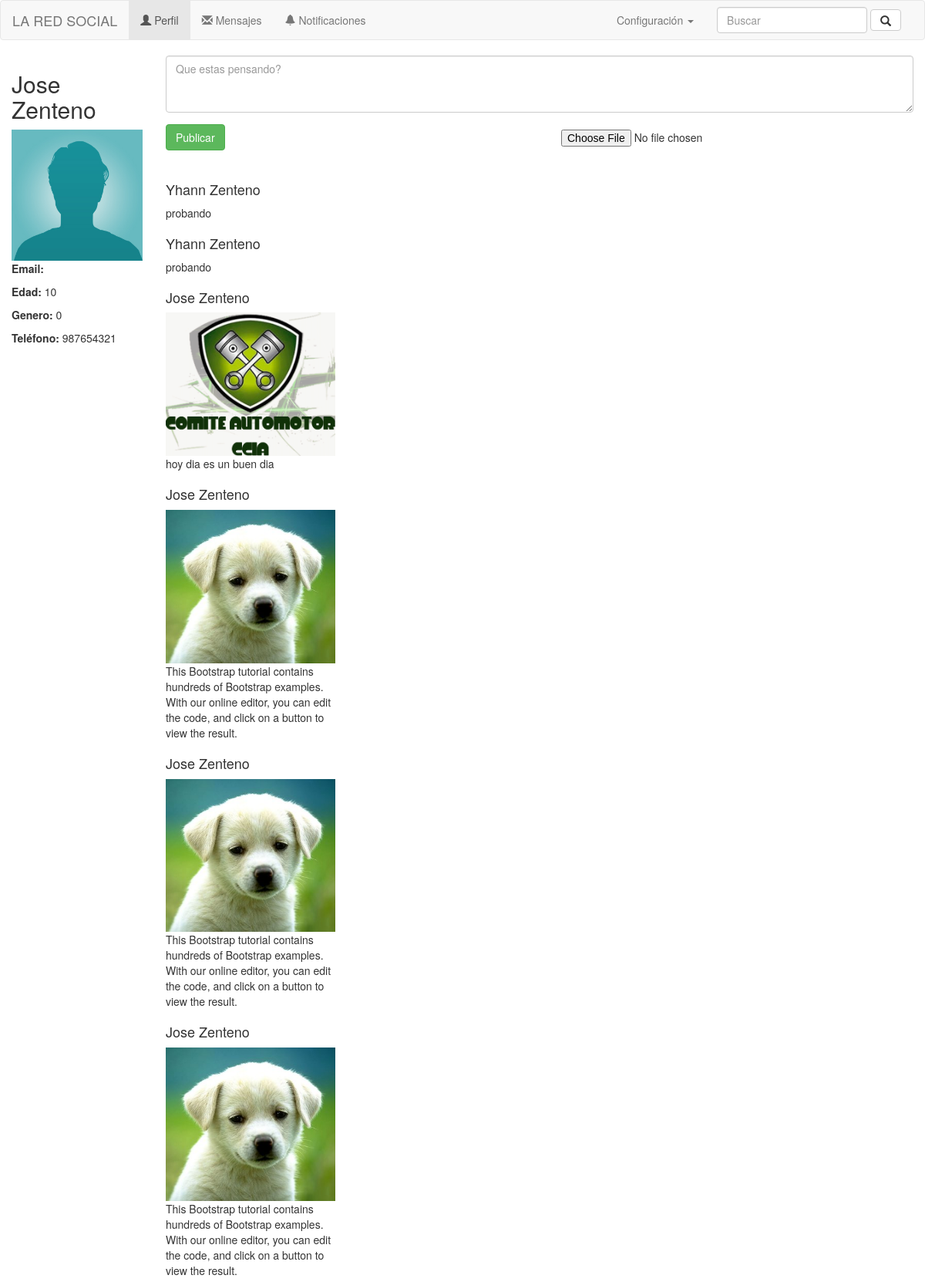
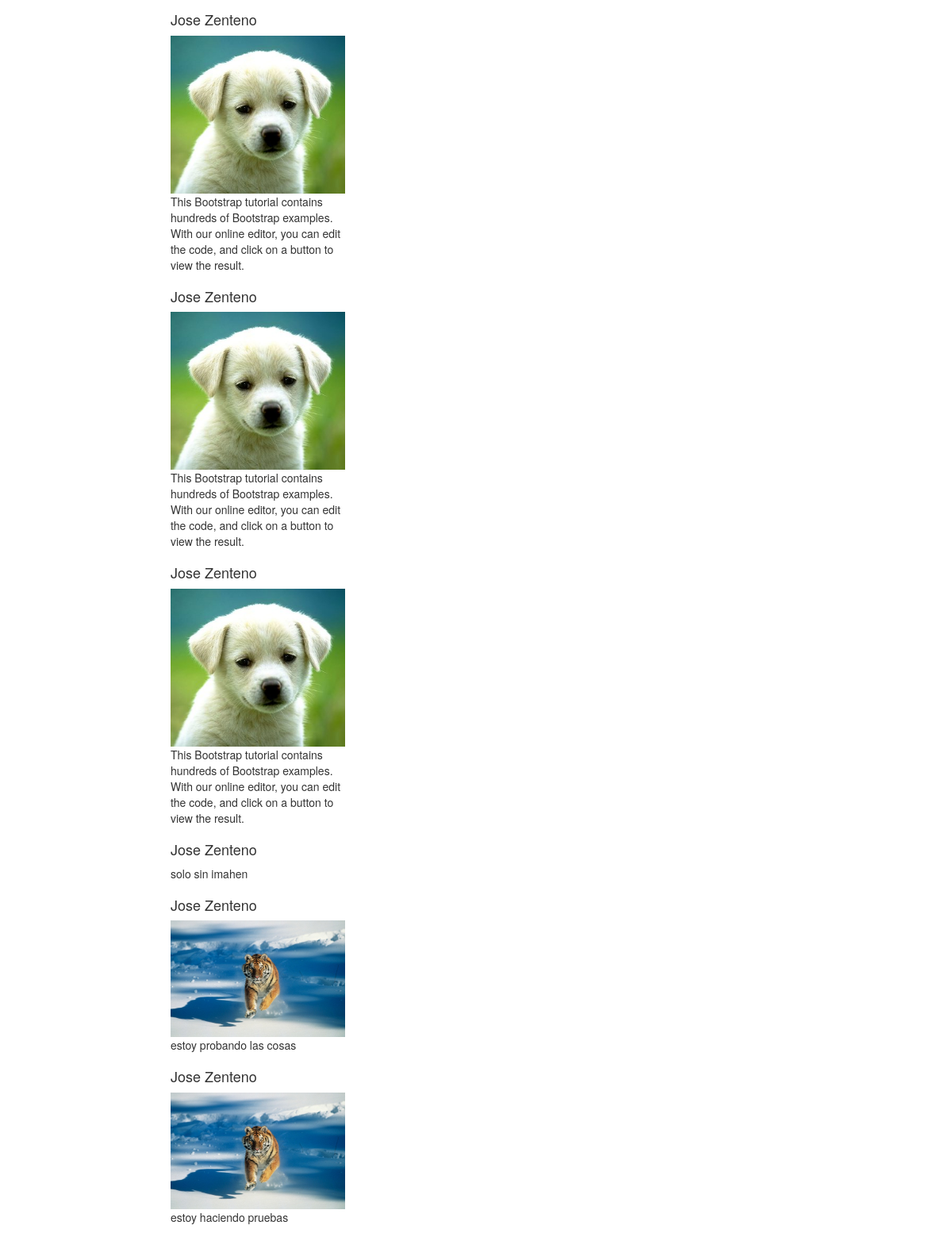
The page /index.php (signed in) on the database its author committed (2 pictures, top to bottom).
### tables this page shows
CREATE TABLE IF NOT EXISTS `publicaciones` (
  `id` int(11) NOT NULL AUTO_INCREMENT,
  `user` int(11) NOT NULL,
  `fecha` datetime NOT NULL,
  `contenido` text NOT NULL,
  `imagen` varchar(200) NOT NULL,
  `comentarios` int(11) NOT NULL,
  PRIMARY KEY (`id`)
);

CREATE TABLE IF NOT EXISTS `usuario` (
  `id` int(10) NOT NULL AUTO_INCREMENT,
  `nombre` varchar(100) NOT NULL,
  `apellido` varchar(100) NOT NULL,
  `user` varchar(15) NOT NULL,
  `password` varchar(20) NOT NULL,
  `email` varchar(100) DEFAULT NULL,
  `edad` int(10) DEFAULT NULL,
  `genero` int(1) DEFAULT NULL,
  `telefono` varchar(50) DEFAULT NULL,
  `estado` int(1) NOT NULL,
  `fecha_ing` datetime NOT NULL,
  `avatar` varchar(50) NOT NULL DEFAULT 'default.jpg',
  PRIMARY KEY (`id`)
);

### publicaciones.php (the view, shortened to what this page needs)
<?php
require_once("bd_config.php");
$vistas = mysqli_query($conexion, "SELECT * from publicaciones order by id DESC");
while($lista = mysqli_fetch_array($vistas)){
    $userid = mysql_real_escape_string($lista['user']);
    $usuario = mysqli_query($conexion, "SELECT * from usuario where id = '$userid'");
    $us = mysqli_fetch_array($usuario);
?>
<div class="row">
    <div class="col-md-3">
        <h4><?php echo $us['nombre'].' '.$us['apellido']; ?></h4>
        <?php
        if(!empty($lista['imagen'])){
            ?>
            <img src="publicaciones/<?php echo $lista['imagen']; ?>" alt="" width="100%">
        <?php
        }
        ?>
        <p><?php echo $lista['contenido']; ?></p>
    </div>
    <div class="col-md-9">
    </div>
</div>
<?php
}
?>

### index.php (shortened to what this page needs)
<?php
require_once("bd_config.php");
?>
<html>
<head>
	<link rel="stylesheet" type="text/css" href="css/bootstrap.min.css">
</head>
<body>
    <nav class="navbar navbar-default">
	  <div class="container-fluid">
	    <div class="navbar-header">
	      <a class="navbar-brand" href="index.php">LA RED SOCIAL</a>
	    </div>
        <ul class="nav navbar-nav">
            <li class="active"><a href="buscar.php?id=<?php echo $_SESSION['id'] ?>"><span class="glyphicon glyphicon-user"></span> Perfil <span class="sr-only">(current)</span></a></li>
            <li><a href="#"><span class="glyphicon glyphicon-envelope"></span> Mensajes</a></li>
            <li><a href="#"><span class="glyphicon glyphicon-bell"></span> Notificaciones</a></li>
          </ul>
	    <div class="collapse navbar-collapse" id="bs-example-navbar-collapse-1">
	      <form method="post" class="navbar-form navbar-right">
	        <div class="form-group">
	          <input type="text" name="nombresApellido" class="form-control" placeholder="Buscar">
	        </div>
	        <button type="submit" name="buscar" class="btn btn-default"><span class="glyphicon glyphicon-search"></span></button>
	      </form>
	      <ul class="nav navbar-nav navbar-right">
	        <li class="dropdown">
	          <a href="#" class="dropdown-toggle" data-toggle="dropdown" role="button" aria-haspopup="true" aria-expanded="false">Configuración <span class="caret"></span></a>
	        </li>
	      </ul>
	    </div>
	  </div>
	</nav>
    <div class="container-fluid">
        <div class="row">
            <div class="col-md-2 col-sm-3">
               <h2><?php echo $_SESSION['usuario']; ?></h2>
                <img src="images/<?php echo $_SESSION['avatar']; ?>" alt="avatar" class="img-responsive" width="100%">
                <p><strong>Email:</strong> <?php echo $_SESSION['email'] ?></p>
                <p><strong>Edad:</strong> <?php echo $_SESSION['edad'] ?></p>
                <p><strong>Genero:</strong> <?php echo $_SESSION['genero'] ?></p>
                <p><strong>Teléfono:</strong> <?php echo $_SESSION['telefono'] ?></p>
            </div>
            <div class="col-md-10 col-sm-9">
                <form action="" method="post" enctype="multipart/form-data">
                    <div class="form-group">
                        <textarea class="form-control" name="publicacion" id="" rows="3" placeholder="Que estas pensando?"></textarea>
                    </div>
                    <div class="row">
                        <div class="col-md-6 col-sm-6">
                            <button class="btn btn-success btn-flat" name="publicar" type="submit">Publicar</button>
                        </div>
                        <div class="col-md-6 col-sm-6">
                            <div class="form-group">
                                <input type="file" name="foto" class="btn">
                            </div>
                        </div>
                    </div>
                </form>
                <?php require_once('publicaciones.php'); ?>
            </div>
        </div>
    </div>
</body>
</html>

### rows shown on the page
publicaciones: usuario.nombre "Yhann", usuario.apellido "Zenteno", contenido "probando"
publicaciones: usuario.nombre "Yhann", usuario.apellido "Zenteno", contenido "probando"
publicaciones: usuario.nombre "Jose", usuario.apellido "Zenteno", imagen (picture), contenido "hoy dia es un buen dia"
publicaciones: usuario.nombre "Jose", usuario.apellido "Zenteno", imagen (picture), contenido "This Bootstrap tutorial contains hundreds of Bootstrap examples. With our online editor, you can edit the code, and click on a button to view the result."
publicaciones: usuario.nombre "Jose", usuario.apellido "Zenteno", imagen (picture), contenido "This Bootstrap tutorial contains hundreds of Bootstrap examples. With our online editor, you can edit the code, and click on a button to view the result."
publicaciones: usuario.nombre "Jose", usuario.apellido "Zenteno", imagen (picture), contenido "This Bootstrap tutorial contains hundreds of Bootstrap examples. With our online editor, you can edit the code, and click on a button to view the result."
publicaciones: usuario.nombre "Jose", usuario.apellido "Zenteno", imagen (picture), contenido "This Bootstrap tutorial contains hundreds of Bootstrap examples. With our online editor, you can edit the code, and click on a button to view the result."
publicaciones: usuario.nombre "Jose", usuario.apellido "Zenteno", imagen (picture), contenido "This Bootstrap tutorial contains hundreds of Bootstrap examples. With our online editor, you can edit the code, and click on a button to view the result."
publicaciones: usuario.nombre "Jose", usuario.apellido "Zenteno", imagen (picture), contenido "This Bootstrap tutorial contains hundreds of Bootstrap examples. With our online editor, you can edit the code, and click on a button to view the result."
publicaciones: usuario.nombre "Jose", usuario.apellido "Zenteno", contenido "solo sin imahen"
publicaciones: usuario.nombre "Jose", usuario.apellido "Zenteno", imagen (picture), contenido "estoy probando las cosas"
publicaciones: usuario.nombre "Jose", usuario.apellido "Zenteno", imagen (picture), contenido "estoy haciendo pruebas"

### other values the page prints
$_SESSION['usuario'] "Jose Zenteno"
$_SESSION['edad'] "10"
$_SESSION['genero'] "0"
$_SESSION['telefono'] "987654321"
